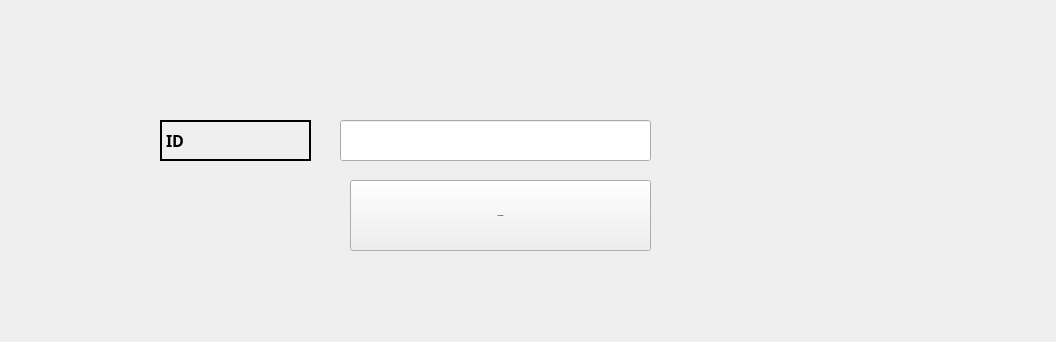
        <widget class="QWidget" name="tab_50">
         <attribute name="title">
          <string>supprimer</string>
         </attribute>
         <widget class="QLabel" name="label_144">
          <property name="geometry">
           <rect>
            <x>6</x>
            <y>2</y>
            <width>1041</width>
            <height>331</height>
           </rect>
          </property>
          <property name="text">
           <string/>
          </property>
         </widget>
         <widget class="QLabel" name="label_145">
          <property name="geometry">
           <rect>
            <x>160</x>
            <y>120</y>
            <width>151</width>
            <height>41</height>
           </rect>
          </property>
          <property name="font">
           <font>
            <family>Arial Black</family>
            <pointsize>12</pointsize>
            <weight>75</weight>
            <bold>true</bold>
           </font>
          </property>
          <property name="contextMenuPolicy">
           <enum>Qt::DefaultContextMenu</enum>
          </property>
          <property name="frameShape">
           <enum>QFrame::WinPanel</enum>
          </property>
          <property name="text">
           <string>ID</string>
          </property>
         </widget>
         <widget class="QLineEdit" name="lineEdit_s_4">
          <property name="geometry">
           <rect>
            <x>340</x>
            <y>120</y>
            <width>311</width>
            <height>41</height>
           </rect>
          </property>
         </widget>
         <widget class="QPushButton" name="Supp_4">
          <property name="geometry">
           <rect>
            <x>350</x>
            <y>180</y>
            <width>301</width>
            <height>71</height>
           </rect>
          </property>
          <property name="font">
           <font>
            <pointsize>-1</pointsize>
            <weight>75</weight>
            <bold>true</bold>
           </font>
          </property>
          <property name="text">
           <string>SUPPRIMER</string>
          </property>
         </widget>
        </widget>
